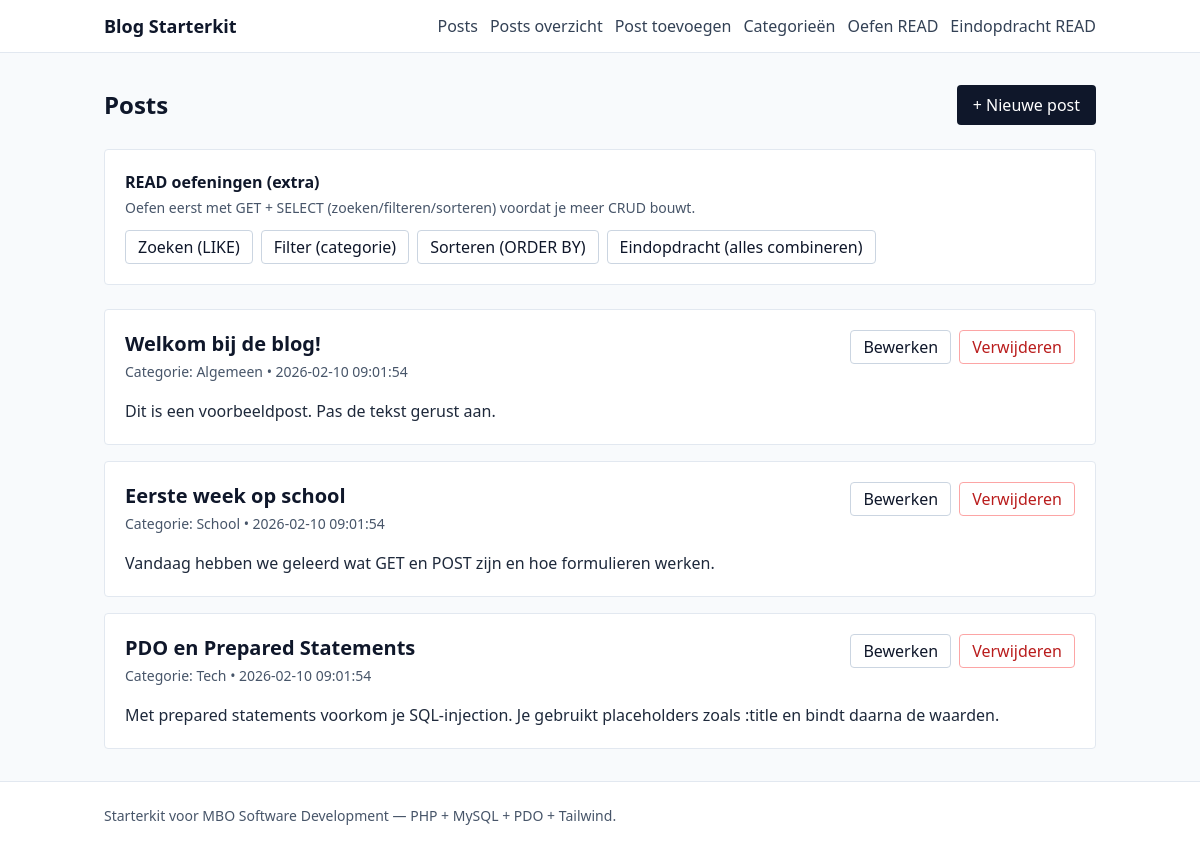
The page / on the database its author committed.
### tables this page shows
CREATE TABLE posts (
    id INT UNSIGNED NOT NULL AUTO_INCREMENT,
    title VARCHAR(200) NOT NULL,
    content TEXT NOT NULL,
    category_id INT UNSIGNED NOT NULL,
    created_at DATETIME NOT NULL DEFAULT CURRENT_TIMESTAMP,
    PRIMARY KEY (id),
    KEY idx_posts_category_id (category_id),
    CONSTRAINT fk_posts_category
        FOREIGN KEY (category_id)
        REFERENCES categories (id)
        ON UPDATE CASCADE
        ON DELETE RESTRICT
);

CREATE TABLE categories (
    id INT UNSIGNED NOT NULL AUTO_INCREMENT,
    name VARCHAR(100) NOT NULL,
    created_at DATETIME NOT NULL DEFAULT CURRENT_TIMESTAMP,
    PRIMARY KEY (id),
    UNIQUE KEY uq_categories_name (name)
);

### includes/db.php (called while the page is built, shortened)
<?php
$baseUrl = getenv('BASE_URL') ?: '';
if ($baseUrl === '') {
    $scriptName = str_replace('\\', '/', (string)($_SERVER['SCRIPT_NAME'] ?? ''));
    $baseUrl = '';
    $foundKnownSubdir = false;
    if ($foundKnownSubdir === false) {
        $baseUrl = str_replace('\\', '/', (string)dirname($scriptName));
    }
    $baseUrl = rtrim($baseUrl, '/');
}

### index.php (the view, shortened to what this page needs)
<?php
require_once __DIR__ . '/includes/db.php';
require_once __DIR__ . '/includes/header.php';
$sql = "
    SELECT
        p.id,
        p.title,
        p.content,
        p.created_at,
        c.name AS category_name
    FROM posts p
    INNER JOIN categories c ON p.category_id = c.id
    ORDER BY p.created_at DESC
";
$stmt = $pdo->prepare($sql);
$stmt->execute();
$posts = $stmt->fetchAll();
?>
<div class="flex items-center justify-between mb-6">
    <h1 class="text-2xl font-bold">Posts</h1>
    <a href="<?php echo $baseUrl; ?>/posts/create.php" class="px-4 py-2 bg-slate-900 text-white rounded hover:bg-slate-800">
        + Nieuwe post
    </a>
</div>
<div class="mb-6 bg-white border border-slate-200 rounded p-5">
    <h2 class="font-semibold">READ oefeningen (extra)</h2>
    <p class="text-sm text-slate-600 mt-1">
        Oefen eerst met GET + SELECT (zoeken/filteren/sorteren) voordat je meer CRUD bouwt.
    </p>
    <div class="mt-3 flex flex-wrap gap-2">
        <a class="px-3 py-1 border border-slate-300 rounded hover:bg-slate-50" href="<?php echo $baseUrl; ?>/posts/search.php">Zoeken (LIKE)</a>
        <a class="px-3 py-1 border border-slate-300 rounded hover:bg-slate-50" href="<?php echo $baseUrl; ?>/posts/filter.php">Filter (categorie)</a>
        <a class="px-3 py-1 border border-slate-300 rounded hover:bg-slate-50" href="<?php echo $baseUrl; ?>/posts/sort.php">Sorteren (ORDER BY)</a>
        <a class="px-3 py-1 border border-slate-300 rounded hover:bg-slate-50" href="<?php echo $baseUrl; ?>/posts/search_filter_sort.php">Eindopdracht (alles combineren)</a>
    </div>
</div>
<?php if (count($posts) === 0): ?>
    <div class="p-6 bg-white border border-slate-200 rounded">
        Er zijn nog geen posts. <a class="underline" href="<?php echo $baseUrl; ?>/posts/create.php">Maak je eerste post</a>.
    </div>
<?php else: ?>
    <div class="grid gap-4">
        <?php foreach ($posts as $post): ?>
            <article class="bg-white border border-slate-200 rounded p-5">
                <div class="flex items-start justify-between gap-4">
                    <div>
                        <h2 class="text-xl font-semibold">
                            <?php echo htmlspecialchars($post['title']); ?>
                        </h2>
                        <div class="text-sm text-slate-600 mt-1">
                            Categorie: <span class="font-medium"><?php echo htmlspecialchars($post['category_name']); ?></span>
                            •
                            <?php echo htmlspecialchars($post['created_at']); ?>
                        </div>
                    </div>
                    <div class="flex gap-2">
                        <a class="px-3 py-1 border border-slate-300 rounded hover:bg-slate-50" href="<?php echo $baseUrl; ?>/posts/edit.php?id=<?php echo (int)$post['id']; ?>">
                            Bewerken
                        </a>
                        <a class="px-3 py-1 border border-red-300 text-red-700 rounded hover:bg-red-50" href="<?php echo $baseUrl; ?>/posts/delete.php?id=<?php echo (int)$post['id']; ?>">
                            Verwijderen
                        </a>
                    </div>
                </div>
                <p class="mt-4 text-slate-800 leading-relaxed">
                    <?php
                    echo nl2br(htmlspecialchars($post['content']));
                    ?>
                </p>
            </article>
        <?php endforeach; ?>
    </div>
<?php endif; ?>
<?php
require_once __DIR__ . '/includes/footer.php';

### includes/header.php (shortened to what this page needs)
<!doctype html>
<html lang="nl">
<head>
    <script src="https://cdn.tailwindcss.com"></script>
</head>
<body class="bg-slate-50 text-slate-900">
    <nav class="bg-white border-b border-slate-200">
        <div class="max-w-5xl mx-auto px-4 py-3 flex items-center justify-between">
            <a href="<?php echo $baseUrl; ?>/index.php" class="font-bold text-lg">Blog Starterkit</a>
            <div class="flex gap-3">
                <a class="text-slate-700 hover:text-slate-900" href="<?php echo $baseUrl; ?>/index.php">Posts</a>
                <a class="text-slate-700 hover:text-slate-900" href="<?php echo $baseUrl; ?>/posts/index.php">Posts overzicht</a>
                <a class="text-slate-700 hover:text-slate-900" href="<?php echo $baseUrl; ?>/posts/create.php">Post toevoegen</a>
                <a class="text-slate-700 hover:text-slate-900" href="<?php echo $baseUrl; ?>/categories/index.php">Categorieën</a>
                <a class="text-slate-700 hover:text-slate-900" href="<?php echo $baseUrl; ?>/posts/search.php">Oefen READ</a>
                <a class="text-slate-700 hover:text-slate-900" href="<?php echo $baseUrl; ?>/posts/search_filter_sort.php">Eindopdracht READ</a>
            </div>
        </div>
    </nav>
    <main class="max-w-5xl mx-auto px-4 py-8">

### includes/footer.php (shortened to what this page needs)
</main>
<footer class="border-t border-slate-200 bg-white">
    <div class="max-w-5xl mx-auto px-4 py-6 text-sm text-slate-600">
        Starterkit voor MBO Software Development — PHP + MySQL + PDO + Tailwind.
    </div>
</footer>
</body>
</html>

### rows shown on the page
posts: title "Welkom bij de blog!", category.name "Algemeen", created_at "2026-02-10 09:01:54", content "Dit is een voorbeeldpost. Pas de tekst gerust aan."
posts: title "Eerste week op school", category.name "School", created_at "2026-02-10 09:01:54", content "Vandaag hebben we geleerd wat GET en POST zijn en hoe formulieren werken."
posts: title "PDO en Prepared Statements", category.name "Tech", created_at "2026-02-10 09:01:54", content "Met prepared statements voorkom je SQL-injection. Je gebruikt placeholders zoals :title en bindt daarna de waarden."
